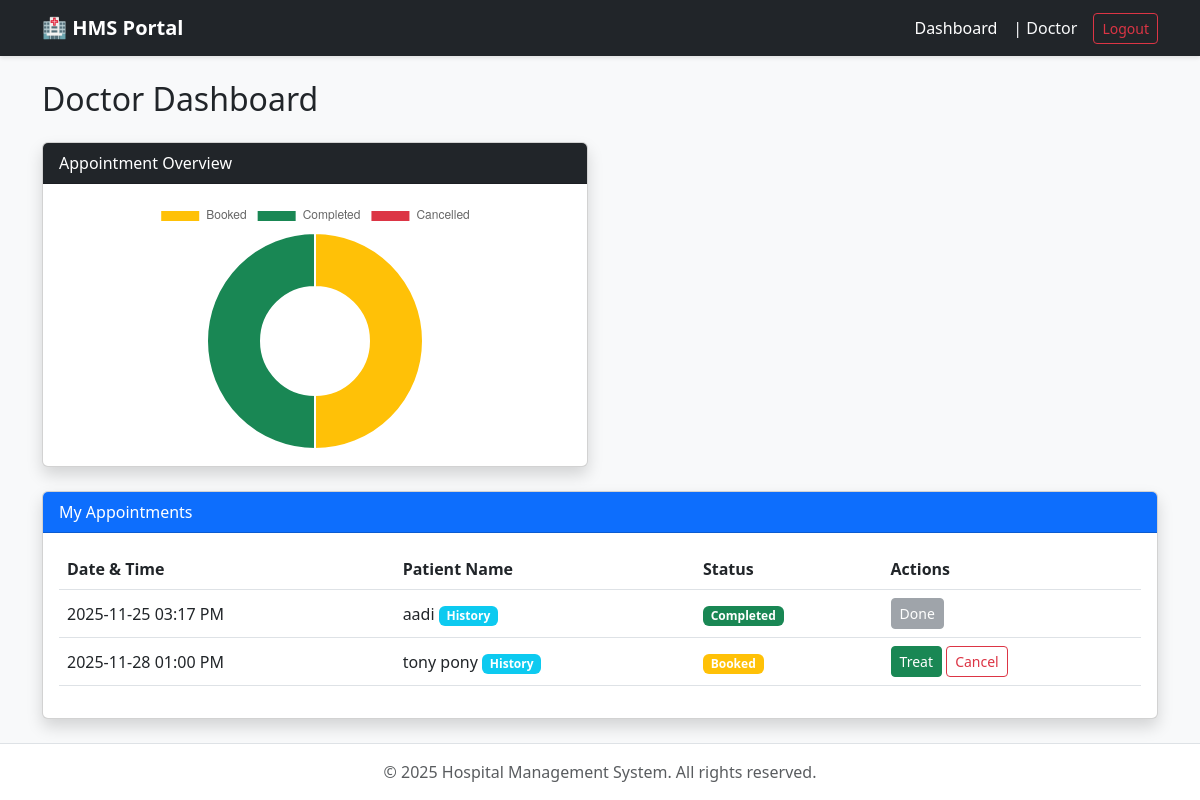
Before: /doctor/dashboard (signed in) with the older database file.
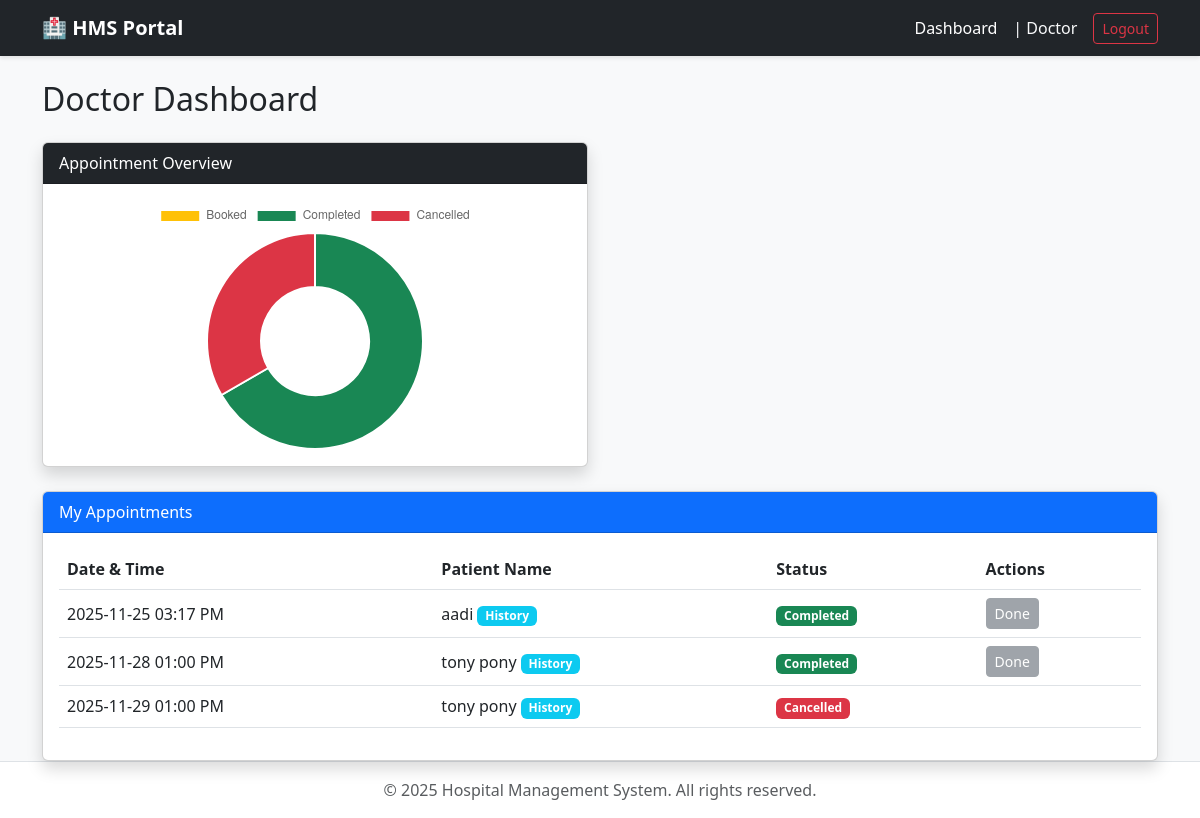
After: the same page with the newer database file.
### hms_app/models.py (models this page shows, shortened)
class Appointment(db.Model):
    id = db.Column(db.Integer, primary_key=True)
    patient_id = db.Column(db.Integer, db.ForeignKey('patient.id'), nullable=False)
    doctor_id = db.Column(db.Integer, db.ForeignKey('doctor.id'), nullable=False)
    appointment_time = db.Column(db.DateTime, nullable=False, default=datetime.utcnow)
    status = db.Column(db.String(20), default='Booked')
    treatment = db.relationship('Treatment', backref='appointment', uselist=False, lazy=True)

class Patient(UserMixin, db.Model):
    id = db.Column(db.Integer, primary_key=True)
    name = db.Column(db.String(100), nullable=False)
    email = db.Column(db.String(120), unique=True, nullable=False)
    password_hash = db.Column(db.String(128))
    appointments = db.relationship('Appointment', backref='patient', lazy=True)

### hms_app/doctor/routes.py (the view)
@doctor.route('/dashboard')
@login_required
@doctor_required
def dashboard():
    appointments = Appointment.query.filter_by(doctor_id=current_user.id)\
        .order_by(Appointment.appointment_time.asc()).all()
    booked = Appointment.query.filter_by(doctor_id=current_user.id, status='Booked').count()
    completed = Appointment.query.filter_by(doctor_id=current_user.id, status='Completed').count()
    cancelled = Appointment.query.filter_by(doctor_id=current_user.id, status='Cancelled').count()
    total_appts = booked + completed + cancelled
    chart_data = [booked, completed, cancelled]
    return render_template('doctor/dashboard.html',
                           appointments=appointments,
                           chart_data=chart_data,
                           total_appts=total_appts, # Pass total count to check in HTML
                           title="Doctor Dashboard")

### hms_app/models.py (called while the page is built)
@login_manager.user_loader
def load_user(user_id):
    role = session.get('role')
    if role == 'admin': return Admin.query.get(int(user_id))
    elif role == 'doctor': return Doctor.query.get(int(user_id))
    elif role == 'patient': return Patient.query.get(int(user_id))
    admin = Admin.query.get(int(user_id))
    if admin: return admin
    doctor = Doctor.query.get(int(user_id))
    if doctor: return doctor
    return Patient.query.get(int(user_id))

    @property
    def role(self): return "doctor"

### hms_app/templates/doctor/dashboard.html
{% extends "base.html" %}
{% block content %}
<h2 class="mb-4">Doctor Dashboard</h2>
<div class="row mb-4">
    <div class="col-md-6">
        <div class="card shadow">
            <div class="card-header bg-dark text-white">Appointment Overview</div>
            <div class="card-body">
                {% if total_appts > 0 %}
                    <div style="position: relative; height: 250px; width: 100%;">
                        <canvas id="doctorChart"></canvas>
                    </div>
                {% else %}
                    <div class="text-center py-5 text-muted">
                        <h4>No appointments yet</h4>
                        <p>Graph will appear once you have appointments.</p>
                    </div>
                {% endif %}
            </div>
        </div>
    </div>
</div>
<div class="card shadow">
    <div class="card-header bg-primary text-white">
        My Appointments
    </div>
    <div class="card-body">
        <div class="table-responsive">
            <table class="table table-hover align-middle">
                <thead>
                    <tr>
                        <th>Date & Time</th>
                        <th>Patient Name</th>
                        <th>Status</th>
                        <th>Actions</th>
                    </tr>
                </thead>
                <tbody>
                    {% for app in appointments %}
                    <tr>
                        <td>{{ app.appointment_time.strftime('%Y-%m-%d %I:%M %p') }}</td>
                        <td>
                            {{ app.patient.name }}
                            <a href="{{ url_for('doctor.patient_history', patient_id=app.patient.id) }}" class="badge bg-info text-decoration-none">History</a>
                        </td>
                        <td>
                            <span class="badge bg-{{ 'success' if app.status == 'Completed' else 'warning' if app.status == 'Booked' else 'danger' }}">
                                {{ app.status }}
                            </span>
                        </td>
                        <td>
                            {% if app.status == 'Booked' %}
                                <a href="{{ url_for('doctor.treat_appointment', appointment_id=app.id) }}" class="btn btn-sm btn-success">Treat</a>
                                <form action="{{ url_for('doctor.cancel_appointment', appointment_id=app.id) }}" method="POST" class="d-inline" onsubmit="return confirm('Cancel?');">
                                    <button type="submit" class="btn btn-sm btn-outline-danger">Cancel</button>
                                </form>
                            {% elif app.status == 'Completed' %}
                                <button class="btn btn-sm btn-secondary" disabled>Done</button>
                            {% endif %}
                        </td>
                    </tr>
                    {% else %}
                    <tr><td colspan="4" class="text-center">No appointments assigned yet.</td></tr>
                    {% endfor %}
                </tbody>
            </table>
        </div>
    </div>
</div>
{% if total_appts > 0 %}
<script>
    document.addEventListener("DOMContentLoaded", function() {
        if (typeof Chart === 'undefined') { return; }
        const ctx = document.getElementById('doctorChart').getContext('2d');
        new Chart(ctx, {
            type: 'doughnut',
            data: {
                labels: ['Booked', 'Completed', 'Cancelled'],
                datasets: [{
                    data: {{ chart_data | tojson }},
                    backgroundColor: ['#ffc107', '#198754', '#dc3545']
                }]
            },
            options: { maintainAspectRatio: false }
        });
    });
</script>
{% endif %}
{% endblock %}

### hms_app/templates/base.html (shortened to what this page needs)
<!doctype html>
<html lang="en" class="h-100">
  <head>
    <link href="https://cdn.jsdelivr.net/npm/bootstrap@5.3.0/dist/css/bootstrap.min.css" rel="stylesheet">
    <link rel="stylesheet" href="https://cdn.jsdelivr.net/npm/flatpickr/dist/flatpickr.min.css">
    <link rel="stylesheet" href="{{ url_for('static', filename='css/style.css') }}">
  </head>
  <body class="d-flex flex-column h-100">
    <nav class="navbar navbar-expand-lg navbar-dark bg-dark mb-4">
        <div class="container">
          <a class="navbar-brand fw-bold" href="{{ url_for('main.index') }}">🏥 HMS Portal</a>
          <div class="collapse navbar-collapse" id="navbarNav">
            <ul class="navbar-nav ms-auto align-items-center">
              {% if current_user.is_authenticated %}
                <li class="nav-item">
                    {% if current_user.role == 'admin' %}
                        <a class="nav-link active" href="{{ url_for('admin.dashboard') }}">Dashboard</a>
                    {% elif current_user.role == 'doctor' %}
                        <a class="nav-link active" href="{{ url_for('doctor.dashboard') }}">Dashboard</a>
                    {% elif current_user.role == 'patient' %}
                        <a class="nav-link active" href="{{ url_for('patient.dashboard') }}">Dashboard</a>
                    {% endif %}
                </li>
                <li class="nav-item">
                    <span class="nav-link text-light disabled">| {{ current_user.role|capitalize }}</span>
                </li>
                <li class="nav-item ms-2">
                  <a class="btn btn-sm btn-outline-danger" href="{{ url_for('auth.logout') }}">Logout</a>
                </li>
              {% else %}
                <li class="nav-item"><a class="nav-link" href="{{ url_for('auth.login') }}">Login</a></li>
                <li class="nav-item"><a class="nav-link" href="{{ url_for('auth.register') }}">Register</a></li>
              {% endif %}
            </ul>
          </div>
        </div>
    </nav>
    <main class="container">
        {% block content %}{% endblock %}
    </main>
    <footer class="footer mt-auto py-3 bg-white border-top">
        <div class="container text-center">
            <span class="text-muted">© 2025 Hospital Management System. All rights reserved.</span>
        </div>
    </footer>
  </body>
</html>

### hms_app/static/css/style.css (style rules this page uses)
html, body { height: 100%; }
body { display: flex; flex-direction: column; background-color: #f8f9fa; }
main { flex: 1 0 auto; }
.card { transition: transform 0.2s; }
.navbar { box-shadow: 0 2px 4px rgba(0,0,0,0.1); }

Changed rows visible on the page:
changed Appointment "2025-11-28 01:00 PM": status "Booked" → "Completed"; status "Treat Cancel" → "Done"
added Appointment: appointment_time "2025-11-29 01:00 PM", patient.name "tony pony", status "Cancelled"
Other visible differences:
chart data {{ chart_data | tojson }}: [1, 1, 0] → [0, 2, 1]
